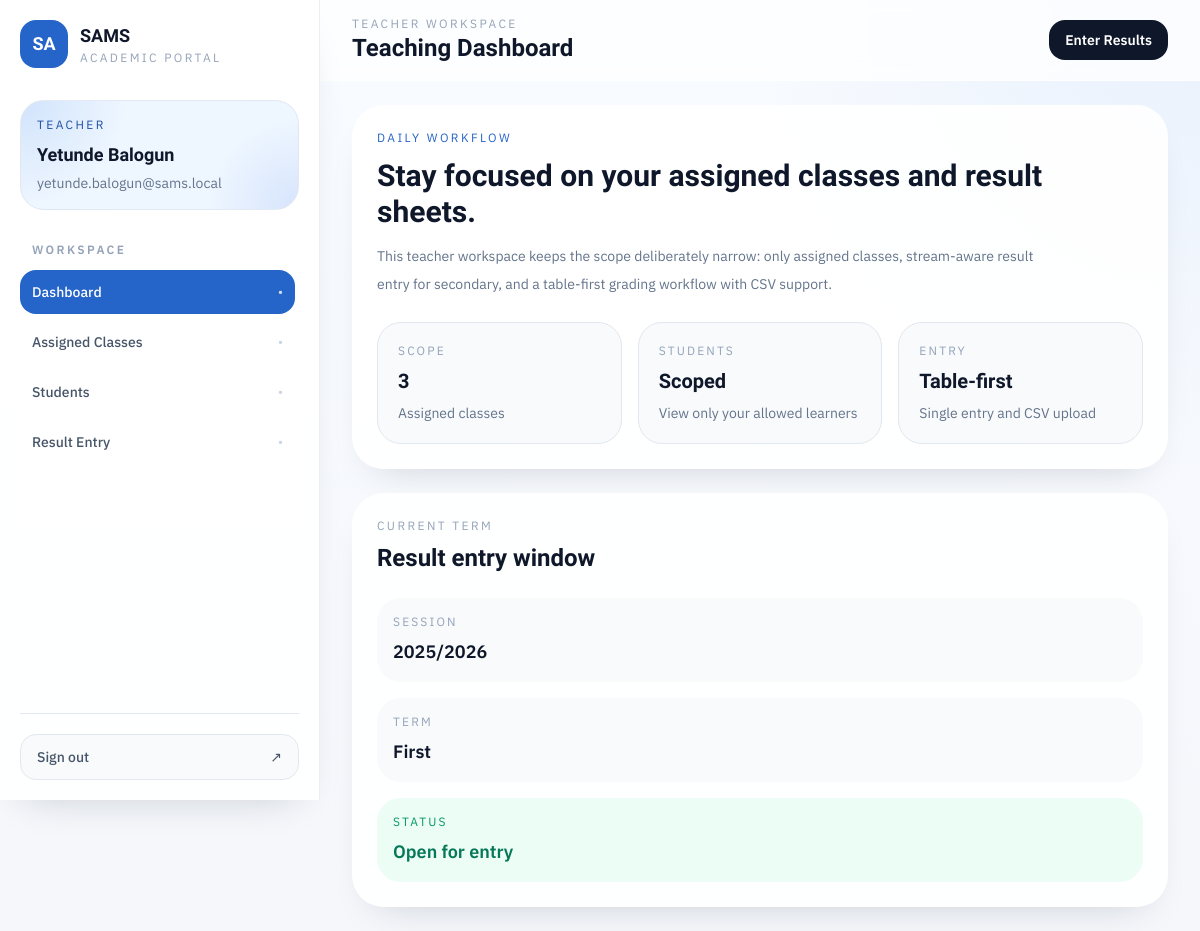
Screenshot of /teacher/dashboard (signed in) with the database file from the repository.
### app/models/user.py (models this page shows, shortened)
class User(UserMixin, db.Model):
    __tablename__ = "users"
    id = db.Column(db.Integer, primary_key=True)
    username = db.Column(db.String(80), unique=True, nullable=False, index=True)
    full_name = db.Column(db.String(150), nullable=False)
    email = db.Column(db.String(255), unique=True, nullable=False, index=True)
    password_hash = db.Column(db.String(255), nullable=False)
    role = db.Column(db.String(20), nullable=False, index=True)
    is_active = db.Column(db.Boolean, nullable=False, default=True)
    created_at = db.Column(
        db.DateTime, nullable=False, default=lambda: datetime.now(timezone.utc)
    )
    student_profile = db.relationship(
        "Student", back_populates="user", uselist=False, lazy="select"
    )
    teacher_profile = db.relationship(
        "Teacher", back_populates="user", uselist=False, lazy="select"
    )
    uploaded_results = db.relationship(
        "Result",
        back_populates="uploaded_by_user",
        foreign_keys="Result.uploaded_by_user_id",
        lazy="dynamic",
    )
    overridden_results = db.relationship(
        "Result",
        back_populates="overridden_by_user",
        foreign_keys="Result.overridden_by_user_id",
        lazy="dynamic",
    )
    __table_args__ = (
        db.CheckConstraint(
            "role IN ('admin', 'teacher', 'student')", name="ck_users_role"
        ),
    )

### app/models/session_.py (models this page shows, shortened)
class Session(db.Model):
    __tablename__ = "sessions"
    id = db.Column(db.Integer, primary_key=True)
    name = db.Column(db.String(20), unique=True, nullable=False, index=True)
    is_active = db.Column(db.Boolean, nullable=False, default=False)
    classes = db.relationship("Class", back_populates="session", lazy="dynamic")
    session_terms = db.relationship(
        "SessionTerm",
        back_populates="session",
        cascade="all, delete-orphan",
        lazy="dynamic",
    )
    results = db.relationship("Result", back_populates="session", lazy="dynamic")

### app/models/session_term.py (models this page shows, shortened)
class SessionTerm(db.Model):
    __tablename__ = "session_terms"
    id = db.Column(db.Integer, primary_key=True)
    session_id = db.Column(db.Integer, db.ForeignKey("sessions.id"), nullable=False)
    term = db.Column(db.String(10), nullable=False)
    is_result_entry_active = db.Column(db.Boolean, nullable=False, default=False)
    is_locked = db.Column(db.Boolean, nullable=False, default=False)
    session = db.relationship("Session", back_populates="session_terms")
    __table_args__ = (
        db.UniqueConstraint("session_id", "term", name="uq_session_terms_session_term"),
        db.CheckConstraint(
            "term IN ('first', 'second', 'third')",
            name="ck_session_terms_term",
        ),
    )

### app/routes/teacher.py (the view)
@teacher_bp.route("/dashboard")
@login_required
@role_required("teacher")
def dashboard():
    teacher = _current_teacher()
    assigned_classes = _teacher_classes(teacher)
    active_session_term = _active_session_term()
    return render_template(
        "teacher/dashboard.html",
        teacher=teacher,
        assigned_classes=assigned_classes,
        active_session_term=active_session_term,
    )

### app/routes/teacher.py (called while the page is built)
def _current_teacher() -> Teacher:
    teacher = current_user.teacher_profile
    if teacher is None:
        abort(403)
    return teacher

def _active_session_term() -> SessionTerm | None:
    return (
        SessionTerm.query.join(SessionTerm.session)
        .filter(
            SessionTerm.is_result_entry_active.is_(True),
            SessionTerm.session.has(is_active=True),
        )
        .first()
    )

def _teacher_classes(teacher: Teacher) -> list[Class]:
    return (
        Class.query.join(ClassTeacherMap)
        .filter(ClassTeacherMap.teacher_id == teacher.id, Class.is_active.is_(True))
        .order_by(Class.name.asc())
        .distinct()
        .all()
    )

### app/templates/teacher/dashboard.html (shortened to what this page needs)
{% extends "layouts/app_shell.html" %}
{% block page_eyebrow %}Teacher Workspace{% endblock %}
{% block page_title %}Teaching Dashboard{% endblock %}
{% block page_actions %}
  <a href="{{ url_for('teacher.upload_results') }}" class="inline-flex items-center rounded-2xl bg-slateink px-4 py-2.5 text-sm font-semibold text-white transition hover:bg-brand-700">Enter Results</a>
{% endblock %}
{% block shell_content %}
<div class="space-y-6">
  <section class="grid gap-6 xl:grid-cols-[1.2fr_0.8fr]">
    <article class="rounded-[2rem] border border-white/80 bg-white/90 p-6 shadow-soft">
      <p class="text-xs uppercase tracking-[0.2em] text-brand-600">Daily workflow</p>
      <h2 class="mt-3 font-display text-3xl font-bold text-slateink">Stay focused on your assigned classes and result sheets.</h2>
      <p class="mt-3 max-w-2xl text-sm leading-7 text-slate-500">This teacher workspace keeps the scope deliberately narrow: only assigned classes, stream-aware result entry for secondary, and a table-first grading workflow with CSV support.</p>
      <div class="mt-6 grid gap-4 md:grid-cols-3">
        <a href="{{ url_for('teacher.classes') }}" class="rounded-[1.5rem] border border-slate-200 bg-slate-50 px-5 py-5 transition hover:border-brand-200 hover:bg-white">
          <p class="text-xs uppercase tracking-[0.18em] text-slate-400">Scope</p>
          <p class="mt-2 font-display text-xl font-bold text-slateink">{{ assigned_classes|length }}</p>
          <p class="mt-2 text-sm text-slate-500">Assigned classes</p>
        </a>
        <a href="{{ url_for('teacher.students') }}" class="rounded-[1.5rem] border border-slate-200 bg-slate-50 px-5 py-5 transition hover:border-brand-200 hover:bg-white">
          <p class="text-xs uppercase tracking-[0.18em] text-slate-400">Students</p>
          <p class="mt-2 font-display text-xl font-bold text-slateink">Scoped</p>
          <p class="mt-2 text-sm text-slate-500">View only your allowed learners</p>
        </a>
        <a href="{{ url_for('teacher.upload_results') }}" class="rounded-[1.5rem] border border-slate-200 bg-slate-50 px-5 py-5 transition hover:border-brand-200 hover:bg-white">
          <p class="text-xs uppercase tracking-[0.18em] text-slate-400">Entry</p>
          <p class="mt-2 font-display text-xl font-bold text-slateink">Table-first</p>
          <p class="mt-2 text-sm text-slate-500">Single entry and CSV upload</p>
        </a>
      </div>
    </article>
    <article class="rounded-[2rem] border border-white/80 bg-white/90 p-6 shadow-soft">
      <p class="text-xs uppercase tracking-[0.2em] text-slate-400">Current term</p>
      <h2 class="mt-2 font-display text-2xl font-bold text-slateink">Result entry window</h2>
      {% if active_session_term %}
        <div class="mt-6 space-y-4">
          <div class="rounded-3xl bg-slate-50 p-4">
            <p class="text-xs uppercase tracking-[0.18em] text-slate-400">Session</p>
            <p class="mt-2 text-lg font-semibold text-slateink">{{ active_session_term.session.name }}</p>
          </div>
          <div class="rounded-3xl bg-slate-50 p-4">
            <p class="text-xs uppercase tracking-[0.18em] text-slate-400">Term</p>
            <p class="mt-2 text-lg font-semibold text-slateink">{{ active_session_term.term|title }}</p>
          </div>
          <div class="rounded-3xl {% if active_session_term.is_locked %}bg-rose-50{% else %}bg-emerald-50{% endif %} p-4">
            <p class="text-xs uppercase tracking-[0.18em] {% if active_session_term.is_locked %}text-rose-600{% else %}text-emerald-600{% endif %}">Status</p>
            <p class="mt-2 text-lg font-semibold {% if active_session_term.is_locked %}text-rose-700{% else %}text-emerald-700{% endif %}">
              {{ "Locked" if active_session_term.is_locked else "Open for entry" }}
            </p>
          </div>
        </div>
      {% else %}
        <p class="mt-4 text-sm leading-7 text-slate-500">There is no active result-entry period yet.</p>
      {% endif %}
    </article>
  </section>
</div>
{% endblock %}

### app/templates/layouts/app_shell.html (shortened to what this page needs)
{% extends "base.html" %}
{% set endpoint = request.endpoint or "" %}
{% set nav_groups = [] %}
{% if current_user.is_authenticated and current_user.role == 'admin' %}
  {% set nav_groups = [
    {'label': 'Overview', 'items': [
      {'title': 'Dashboard', 'endpoint': 'admin.dashboard', 'href': url_for('admin.dashboard')},
      {'title': 'Teachers', 'endpoint': 'admin.teachers', 'href': url_for('admin.teachers')},
      {'title': 'Students', 'endpoint': 'admin.students', 'href': url_for('admin.students')},
      {'title': 'Structure', 'endpoint': 'admin.classes', 'href': url_for('admin.classes')},
      {'title': 'Sessions', 'endpoint': 'admin.sessions', 'href': url_for('admin.sessions')},
      {'title': 'Results', 'endpoint': 'admin.results', 'href': url_for('admin.results')},
    ]}
  ] %}
{% elif current_user.is_authenticated and current_user.role == 'teacher' %}
  {% set nav_groups = [
    {'label': 'Workspace', 'items': [
      {'title': 'Dashboard', 'endpoint': 'teacher.dashboard', 'href': url_for('teacher.dashboard')},
      {'title': 'Assigned Classes', 'endpoint': 'teacher.classes', 'href': url_for('teacher.classes')},
      {'title': 'Students', 'endpoint': 'teacher.students', 'href': url_for('teacher.students')},
      {'title': 'Result Entry', 'endpoint': 'teacher.upload_results', 'href': url_for('teacher.upload_results')},
    ]}
  ] %}
{% elif current_user.is_authenticated and current_user.role == 'student' %}
  {% set nav_groups = [
    {'label': 'Student', 'items': [
      {'title': 'Dashboard', 'endpoint': 'student.dashboard', 'href': url_for('student.dashboard')},
      {'title': 'My Results', 'endpoint': 'student.results', 'href': url_for('student.results')},
      {'title': 'Report Card', 'endpoint': 'student.report_card', 'href': url_for('student.report_card')},
    ]}
  ] %}
{% endif %}
{% block body %}
<div class="min-h-screen lg:flex">
  <aside class="fixed inset-y-0 left-0 z-50 flex w-80 -translate-x-full flex-col border-r border-slate-200/70 bg-white/90 px-5 py-5 shadow-soft backdrop-blur transition duration-300 lg:sticky lg:top-0 lg:h-screen lg:translate-x-0" data-sidebar>
    <div class="flex items-center justify-between">
      <a href="{{ url_for(endpoint.split('.')[0] ~ '.dashboard') if endpoint else url_for('auth.login') }}" class="flex items-center gap-3">
        <div class="flex h-12 w-12 items-center justify-center rounded-2xl bg-brand-600 text-lg font-display font-bold text-white shadow-soft">SA</div>
        <div>
          <p class="font-display text-lg font-bold text-slateink">SAMS</p>
          <p class="text-xs uppercase tracking-[0.2em] text-slate-400">Academic Portal</p>
        </div>
      </a>
    </div>
    <div class="mt-8 rounded-3xl border border-slate-200/80 bg-mesh-glow bg-brand-50 px-4 py-4">
      <p class="text-xs uppercase tracking-[0.2em] text-brand-700">{{ current_user.role|title }}</p>
      <h2 class="mt-2 font-display text-lg font-bold text-slateink">{{ current_user.full_name }}</h2>
      <p class="mt-1 text-sm text-slate-500">{{ current_user.email }}</p>
    </div>
    <nav class="mt-8 flex-1 space-y-7 overflow-y-auto pr-1">
      {% for group in nav_groups %}
        <div>
          <p class="mb-3 px-3 text-xs font-semibold uppercase tracking-[0.2em] text-slate-400">{{ group["label"] }}</p>
          <div class="space-y-1.5">
            {% for item in group["items"] %}
              {% set active = endpoint == item.endpoint %}
              <a href="{{ item.href }}" class="group flex items-center justify-between rounded-2xl px-3 py-3 text-sm font-medium transition
                {% if active %}
                  bg-brand-600 text-white shadow-soft
                {% else %}
                  text-slate-600 hover:bg-slate-100 hover:text-slateink
                {% endif %}
              ">
                <span>{{ item.title }}</span>
                <span class="text-xs {% if active %}text-white/80{% else %}text-slate-300 group-hover:text-slate-500{% endif %}">•</span>
              </a>
            {% endfor %}
          </div>
        </div>
      {% endfor %}
    </nav>
    <div class="border-t border-slate-200 pt-5">
      <a href="{{ url_for('auth.logout') }}" class="flex items-center justify-between rounded-2xl border border-slate-200 bg-slate-50 px-4 py-3 text-sm font-medium text-slate-600 transition hover:border-brand-200 hover:bg-brand-50 hover:text-brand-700">
        <span>Sign out</span>
        <span>↗</span>
      </a>
    </div>
  </aside>
  <div class="min-w-0 flex-1">
    <header class="sticky top-0 z-30 border-b border-white/60 bg-white/75 backdrop-blur">
      <div class="mx-auto flex max-w-7xl items-center justify-between gap-4 px-4 py-4 sm:px-6 lg:px-8">
        <div class="flex items-center gap-3">
          <div>
            <p class="text-xs uppercase tracking-[0.2em] text-slate-400">{% block page_eyebrow %}Workspace{% endblock %}</p>
            <h1 class="font-display text-2xl font-bold text-slateink">{% block page_title %}Dashboard{% endblock %}</h1>
          </div>
        </div>
        <div class="hidden items-center gap-3 md:flex">
          {% block page_actions %}{% endblock %}
        </div>
      </div>
    </header>
    <main class="mx-auto max-w-7xl px-4 py-6 sm:px-6 lg:px-8">
      {% block shell_content %}{% endblock %}
    </main>
  </div>
</div>
{% endblock %}

### rows the page displays
User: role "TEACHER", full_name "Yetunde Balogun", email "yetunde.balogun@sams.local"
SessionTerm: term "First", is_locked "Open for entry"

### other values shown
{{ group["label"] }} "WORKSPACE"
{{ item.title }} "Dashboard" "Assigned Classes" "Students" "Result Entry"
{{ assigned_classes|length }} "3"
{{ active_session_term.session.name }} "2025/2026"
